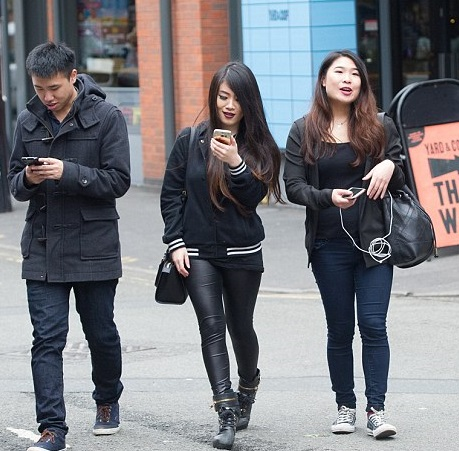
#> input picture 11_pedestrian_detection/img1.jpg, 459 x 451 px, given in place of the camera
$ python od_with_color.py
#> lines starting #> are read from the running program, lines starting #| are printed output that depends on the picture; after the words box and inside, x2 and y2 are one past the last pixel; in counts of white or black regions, pixels touching at a corner belong together
import cv2, numpy as np
from collections import deque

#nesne merkezini depolayacak veri tipi
buffer_size = 16 #deque boyutu
pts = deque(maxlen=buffer_size)

#mavi renk aralığı - HSV
blueLower = (84, 98, 0)
blueUpper = (179, 255, 255)

#capture
cap = cv2.VideoCapture(0)
cap.set(3, 480) #width
cap.set(4, 320) #height

while True:
    success, imgOriginal = cap.read()
#> imgOriginal is the input picture: shape (451, 459, 3); mean B, G, R 124.8, 119.4, 119

    if success:
        #detayi azaltip noise azaltma
        blurred = cv2.GaussianBlur(imgOriginal, (11,11), 0)
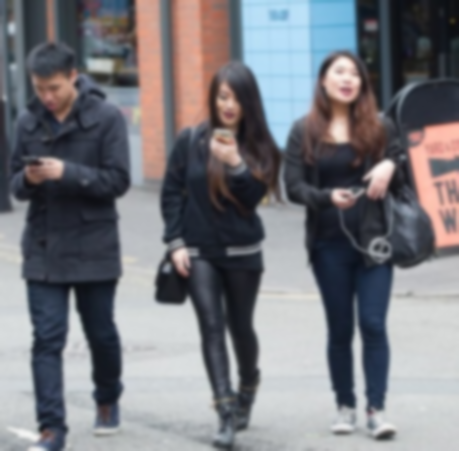
#> blurred: shape (451, 459, 3); mean B, G, R 124.8, 119.4, 119

        #hsv
        hsv = cv2.cvtColor(blurred, cv2.COLOR_BGR2HSV)
#> hsv: shape (451, 459, 3); mean H, S, V 92.4, 48.7, 131.9

        cv2.imshow("HSV Image", hsv)

        #mavi icin maske
        mask = cv2.inRange(hsv, blueLower, blueUpper)
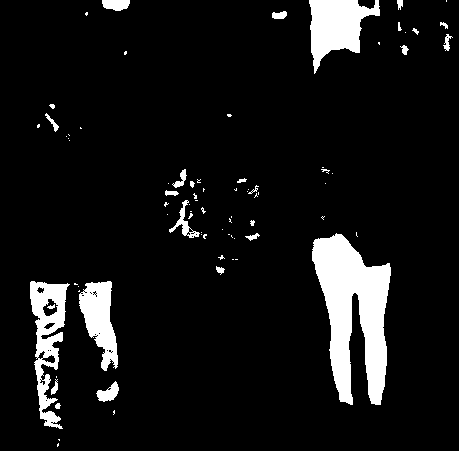
#> mask: shape (451, 459); 8.3% white; 80 white regions (53 under 20 px), largest, box (x1, y1, x2, y2) and area: (312, 233, 391, 405) 7720, (309, 0, 380, 74) 2879, (30, 281, 70, 429) 2632
        cv2.imshow("mask Image", mask)

        #maskenin etrafinda kalan gurultuleri sil
        mask = cv2.erode(mask, None, iterations=4)
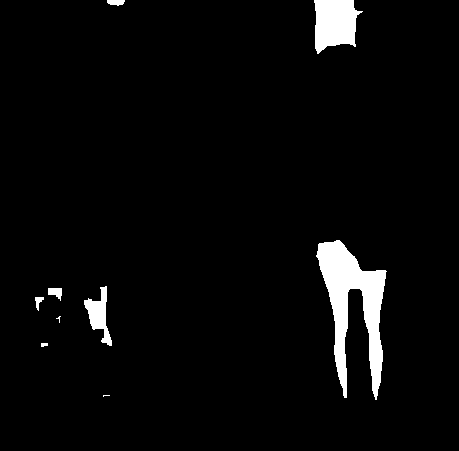
#> mask: shape (451, 459); 3.7% white; 9 white regions (2 under 20 px), largest, box (x1, y1, x2, y2) and area: (316, 240, 387, 400) 4798, (314, 0, 363, 54) 1900, (84, 286, 112, 346) 718
        mask = cv2.dilate(mask, None, iterations=4)
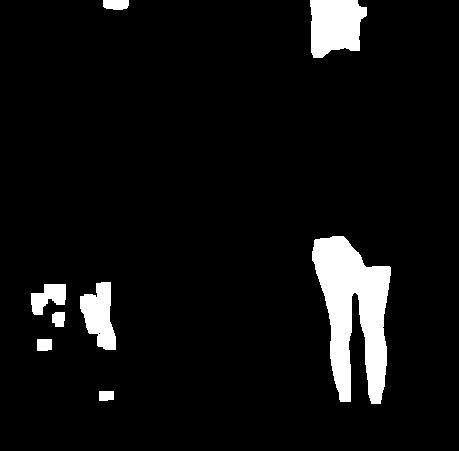
#> mask: shape (451, 459); 6.4% white; 8 white regions
        cv2.imshow("mask+erode-dilate", mask)

        #contour
        (contours,_) = cv2.findContours(mask.copy(), cv2.RETR_EXTERNAL, cv2.CHAIN_APPROX_SIMPLE)
#> contours = 8 contours; box (x1, y1, x2, y2) and area: (312, 236, 391, 404) 7334, (310, 0, 367, 58) 2531, (80, 282, 116, 350) 1464, (31, 284, 66, 315) 620, (103, 0, 129, 10) 204, (37, 339, 52, 351) 150, (52, 312, 65, 327) 147, (99, 391, 114, 401) 120

        center=None

        if len(contours)>0:
            #en buyuk konturu al
            c = max(contours, key=cv2.contourArea)
#> c = contour of 172 points, box (x1, y1, x2, y2) (312, 236, 391, 404), area 7334

            #dikdortgene cevir
            rect = cv2.minAreaRect(c)
#> rect = ((351, 319.5), (167, 78), -90)
            ((x,y), (width,height), rotation) = rect
#> x = 351; y = 319.5; width = 167; height = 78; rotation = -90

            s = "x: {}, y: {}, width: {}, height: {}, rotation: {}".format(np.round(x),
                                                                           np.round(y),
                                                                           np.round(width),
                                                                           np.round(height),
                                                                           np.round(rotation))

            print(s)
#| x: 351.0, y: 320.0, width: 167.0, height: 78.0, rotation: -90.0

            box = cv2.boxPoints(rect)
#> box = [[390, 403], [312, 403], [312, 236], [390, 236]]
            box = np.uint64(box)

            # moment - goruntunun merkezini bulmamiza yarayan yapi
            M = cv2.moments(c)
#> M = moments, m00 7334, centre m10/m00, m01/m00 = (353, 310.4)
            center = (int(M["m10"]/M["m00"]),
                      int(M["m01"]/M["m00"]))
#> center = (352, 310)

            #contour'u cizdir
            cv2.drawContours(imgOriginal, [box], 0, (0,255,255),2)

            #merkeze nokta ciz
            cv2.circle(imgOriginal, center, 5, (255,0,255), -1)
#> imgOriginal: shape (451, 459, 3); mean B, G, R 123.8, 120.2, 119.9

            #bilgileri ekrana yazdir
            cv2.putText(imgOriginal, s, (20,20), cv2.FONT_HERSHEY_COMPLEX_SMALL, 0.4, (0,0,0), 1)
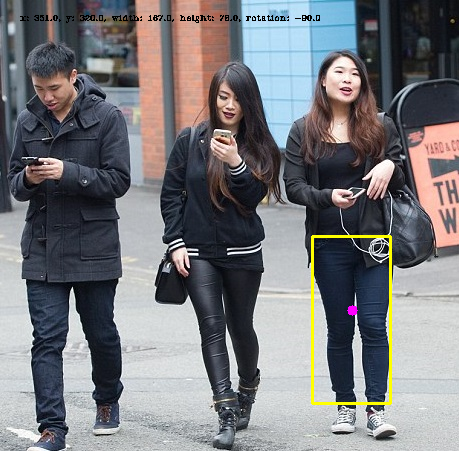
#> imgOriginal: shape (451, 459, 3); mean B, G, R 123.4, 119.8, 119.5

        # deque (nokta takip)
        pts.appendleft(center)
        for i in range(1, len(pts)):
            if pts[i-1] is None or pts[i] is None: continue
            cv2.line(imgOriginal, pts[i-1], pts[i], (0,255,0),3)

        cv2.imshow("Orjinal Tespit", imgOriginal)

        if cv2.waitKey(1) & 0xFF == ord("q"):
#> (key q is pressed here)
            cv2.destroyAllWindows()
            break

$ run again, on 11_pedestrian_detection/img3.jpg
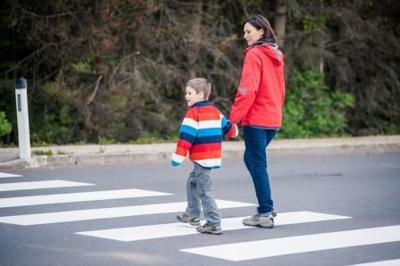
#> input picture 11_pedestrian_detection/img3.jpg, 400 x 266 px, given in place of the camera
#> imgOriginal is the input picture: shape (266, 400, 3); mean B, G, R 114.3, 113.9, 118.7
#> hsv: shape (266, 400, 3); mean H, S, V 69.7, 56.6, 129.3
#> `mask = cv2.dilate(mask, None, iterations=4)`:
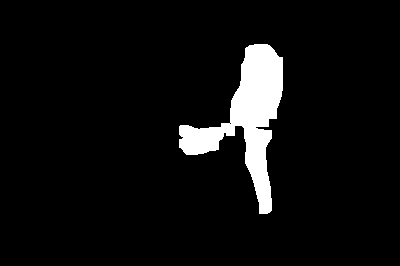
#> mask: shape (266, 400); 5.9% white; 1 white region
#> contours = 1 contour; box (x1, y1, x2, y2) and area: (179, 44, 283, 214) 5985
#> c = contour of 179 points, box (x1, y1, x2, y2) (179, 44, 283, 214), area 5985
#> rect = ((228.9, 125.4), (169, 99.28), -84.76)
#> x = 228.9; y = 125.4; width = 169; height = 99.28; rotation = -84.76
#| x: 229.0, y: 125.0, width: 169.0, height: 99.0, rotation: -85.0
#> `box = cv2.boxPoints(rect)`: box = [[270.6, 214.1], [171.8, 205], [187.2, 36.68], [286.1, 45.75]]
#> `box = np.uint64(box)`: box = [[270, 214], [171, 205], [187, 36], [286, 45]]
#> M = moments, m00 5985, centre m10/m00, m01/m00 = (247.3, 116.7)
#> center = (247, 116)
#> `cv2.putText(imgOriginal, s, (20,20), cv2.FONT_HERSHEY_COMPLEX_SMALL, 0..`:
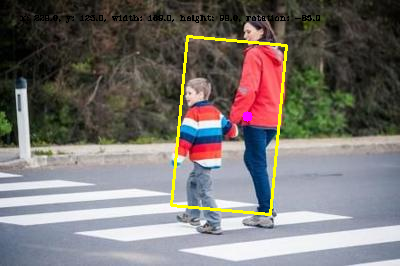
#> imgOriginal: shape (266, 400, 3); mean B, G, R 112.3, 115.5, 120.2
